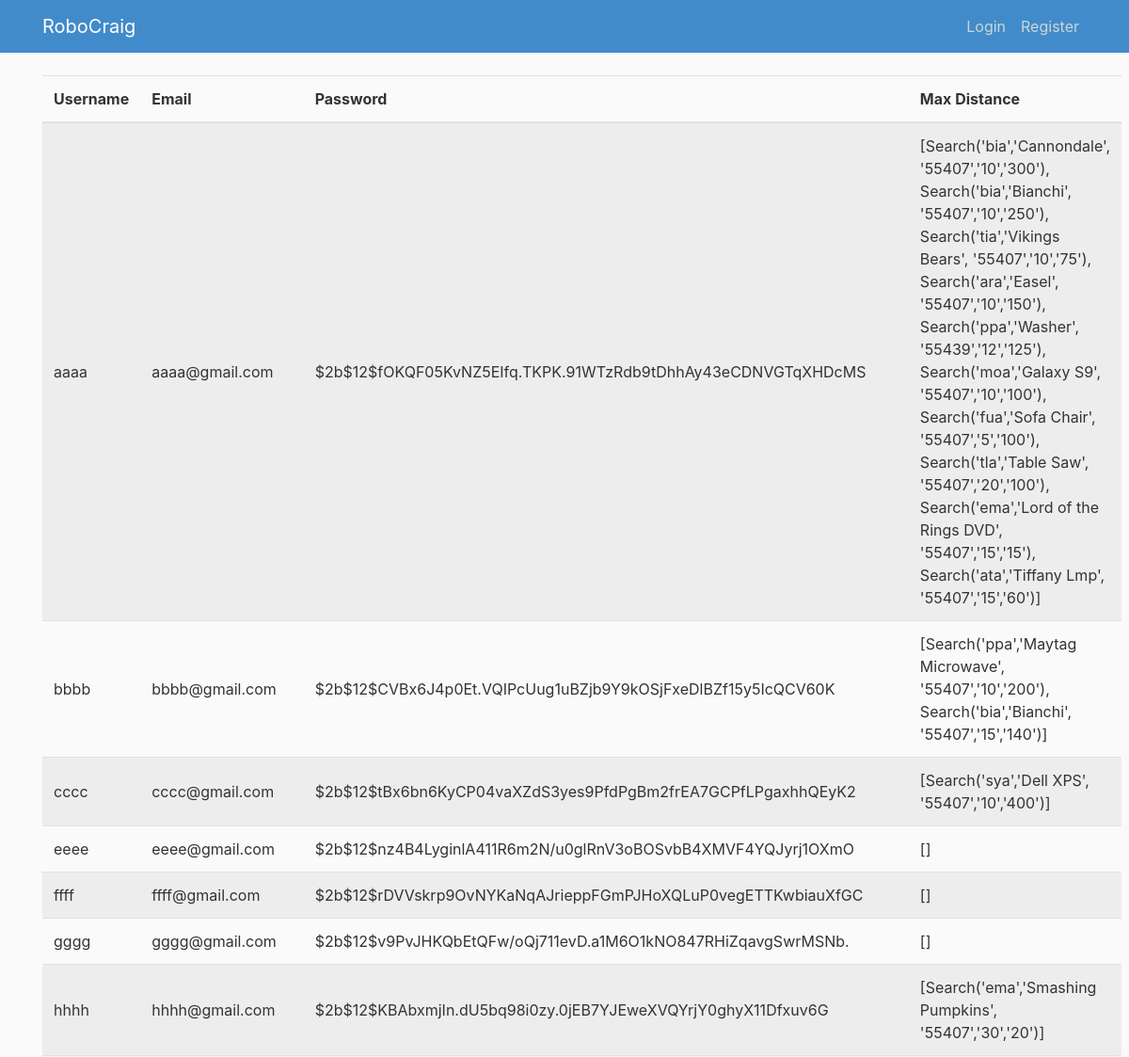
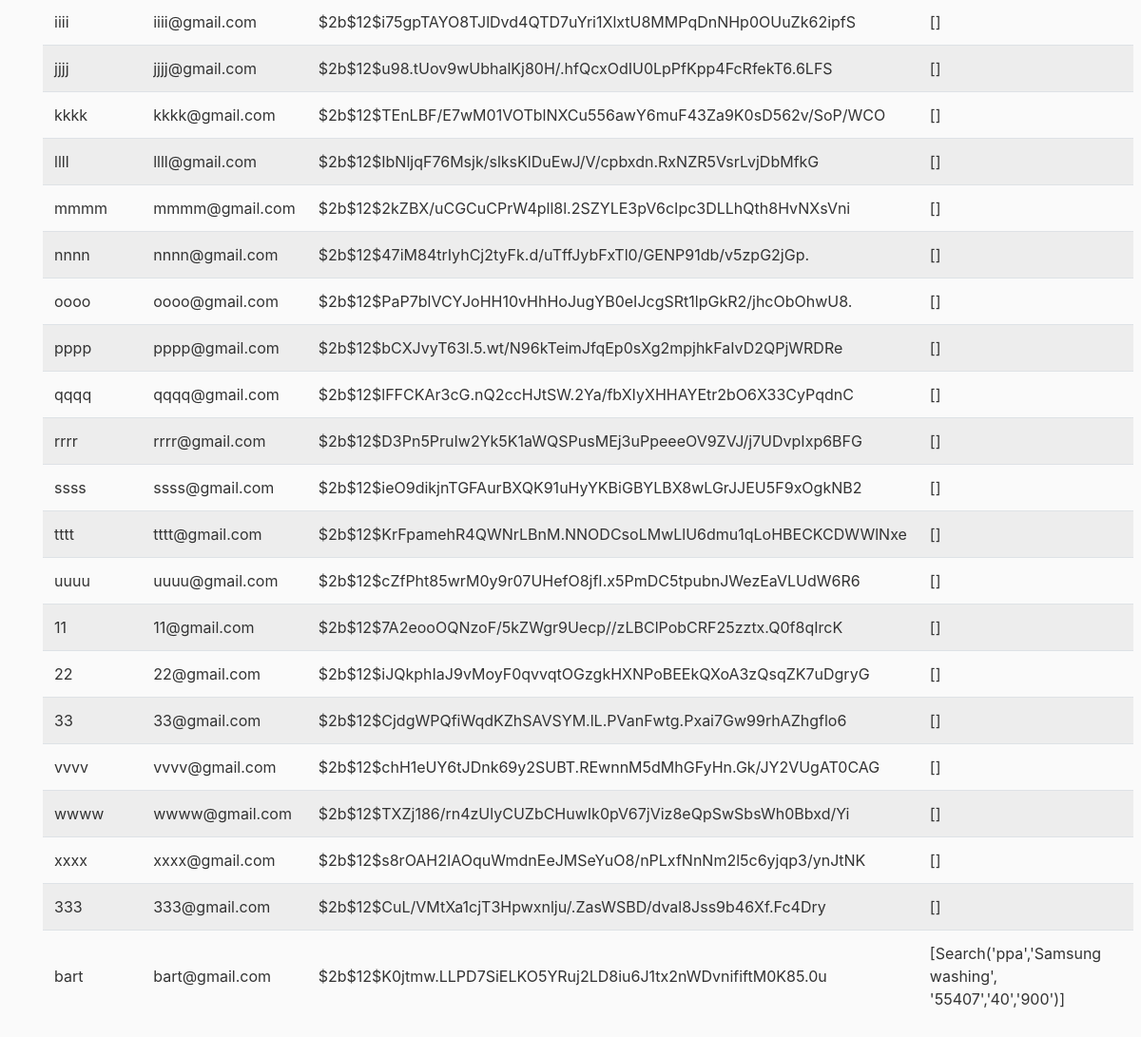
Screenshot of /userz with the database file from the repository (2 pictures, top to bottom).
### RoboCraig/models.py (models this page shows, shortened)
class User(db.Model, UserMixin):
    id = db.Column(db.Integer, primary_key=True)
    username = db.Column(db.String(20), unique=True, nullable=False)
    email = db.Column(db.String(120), unique=True, nullable=False)
    password = db.Column(db.String(60), nullable=False)
    searches = db.relationship('Searcher', backref = 'author', lazy=True)       #This is noting that there is a reference to the Searcher object

class Searcher (db.Model):
    id = db.Column(db.Integer, primary_key=True)
    category = db.Column(db.String(20), nullable=False)
    search_term = db.Column(db.String(50), nullable=False)
    zip_code = db.Column(db.String(10), nullable=False)  #Might need this to be int, or validate to 5 digits
    max_distance = db.Column(db.String(10), nullable=False)
    max_price = db.Column(db.String(10), nullable=False)
    user_id = db.Column(db.Integer, db.ForeignKey('user.id'), nullable=False)       #This is making a reference to the user_id in the users table
    def __repr__(self):
        return f"Search('{self.category}','{self.search_term}', '{self.zip_code}','{self.max_distance}','{self.max_price}')"

### RoboCraig/routes.py (the view)
@app.route("/userz")         #This route displays all saved searches from all users.  It is currently active, but will become inactive for the live project
def userz():
    users = User.query.all()         #Does a query for all Searcher objects
    return render_template('userz.html', users=users)

### RoboCraig/templates/userz.html
{% extends "layout.html" %}
{% block content %}
        <table class="table table-striped">
            <thead>
                <tr>
                    <th scope="col">Username</th>
                    <th scope="col">Email</th>
                    <th scope="col">Password</th>
                    <th scope="col">Max Distance</th>
                </tr>
            </thead>
            <tbody>
            {% for user in users %}
                <tr>
                    <td>{{ user.username }}</td>
                    <td>{{ user.email}}</td>
                    <td>{{ user.password }}</td>
                    <td>{{ user.searches }}</td>
                </tr>
            {% endfor %}
            </tbody>
        </table>
{% endblock content %}

### RoboCraig/static/main.css (style rules this page uses)
body { background: #fafafa; color: #333333; margin-top: 5rem; }
.table > tbody > tr > td { vertical-align: middle; }

### rows the page displays
User: username "aaaa", email "aaaa@gmail.com", password "$2b$12$fOKQF05KvNZ5EIfq.TKPK.91WTzRdb9tDhhAy43eCDNVGTqXHDcMS", searches "[Search('bia','Cannondale', '55407','10','300'), Search('bia','Bianchi', '55407','10','250'), Search('tia','Vikings Bears', '55407','10','75'), Search('ara','Easel', '55407','10','150'), Search('ppa','Washer', '55439','12','125'), Search('moa','Galaxy S9', '55407','10','100'), Search('fua','Sofa Chair', '55407','5','100'), Search('tla','Table Saw', '55407','20','100'), Search('ema','Lord of the Rings DVD', '55407','15','15'), Search('ata','Tiffany Lmp', '55407','15','60')]"
User: username "bbbb", email "bbbb@gmail.com", password "$2b$12$CVBx6J4p0Et.VQIPcUug1uBZjb9Y9kOSjFxeDlBZf15y5IcQCV60K", searches "[Search('ppa','Maytag Microwave', '55407','10','200'), Search('bia','Bianchi', '55407','15','140')]"
User: username "cccc", email "cccc@gmail.com", password "$2b$12$tBx6bn6KyCP04vaXZdS3yes9PfdPgBm2frEA7GCPfLPgaxhhQEyK2", searches "[Search('sya','Dell XPS', '55407','10','400')]"
User: username "eeee", email "eeee@gmail.com", password "$2b$12$nz4B4LyginlA411R6m2N/u0glRnV3oBOSvbB4XMVF4YQJyrj1OXmO", searches "[]"
User: username "ffff", email "ffff@gmail.com", password "$2b$12$rDVVskrp9OvNYKaNqAJrieppFGmPJHoXQLuP0vegETTKwbiauXfGC", searches "[]"
User: username "gggg", email "gggg@gmail.com", password "$2b$12$v9PvJHKQbEtQFw/oQj711evD.a1M6O1kNO847RHiZqavgSwrMSNb.", searches "[]"
User: username "hhhh", email "hhhh@gmail.com", password "$2b$12$KBAbxmjIn.dU5bq98i0zy.0jEB7YJEweXVQYrjY0ghyX11Dfxuv6G", searches "[Search('ema','Smashing Pumpkins', '55407','30','20')]"
User: username "iiii", email "iiii@gmail.com", password "$2b$12$i75gpTAYO8TJlDvd4QTD7uYri1XlxtU8MMPqDnNHp0OUuZk62ipfS", searches "[]"
User: username "jjjj", email "jjjj@gmail.com", password "$2b$12$u98.tUov9wUbhalKj80H/.hfQcxOdIU0LpPfKpp4FcRfekT6.6LFS", searches "[]"
User: username "kkkk", email "kkkk@gmail.com", password "$2b$12$TEnLBF/E7wM01VOTblNXCu556awY6muF43Za9K0sD562v/SoP/WCO", searches "[]"
User: username "llll", email "llll@gmail.com", password "$2b$12$IbNljqF76Msjk/slksKlDuEwJ/V/cpbxdn.RxNZR5VsrLvjDbMfkG", searches "[]"
User: username "mmmm", email "mmmm@gmail.com", password "$2b$12$2kZBX/uCGCuCPrW4pll8l.2SZYLE3pV6cIpc3DLLhQth8HvNXsVni", searches "[]"
User: username "nnnn", email "nnnn@gmail.com", password "$2b$12$47iM84trIyhCj2tyFk.d/uTffJybFxTl0/GENP91db/v5zpG2jGp.", searches "[]"
User: username "oooo", email "oooo@gmail.com", password "$2b$12$PaP7blVCYJoHH10vHhHoJugYB0eIJcgSRt1lpGkR2/jhcObOhwU8.", searches "[]"
User: username "pppp", email "pppp@gmail.com", password "$2b$12$bCXJvyT63l.5.wt/N96kTeimJfqEp0sXg2mpjhkFaIvD2QPjWRDRe", searches "[]"
User: username "qqqq", email "qqqq@gmail.com", password "$2b$12$lFFCKAr3cG.nQ2ccHJtSW.2Ya/fbXIyXHHAYEtr2bO6X33CyPqdnC", searches "[]"
User: username "rrrr", email "rrrr@gmail.com", password "$2b$12$D3Pn5PruIw2Yk5K1aWQSPusMEj3uPpeeeOV9ZVJ/j7UDvpIxp6BFG", searches "[]"
User: username "ssss", email "ssss@gmail.com", password "$2b$12$ieO9dikjnTGFAurBXQK91uHyYKBiGBYLBX8wLGrJJEU5F9xOgkNB2", searches "[]"
User: username "tttt", email "tttt@gmail.com", password "$2b$12$KrFpamehR4QWNrLBnM.NNODCsoLMwLlU6dmu1qLoHBECKCDWWlNxe", searches "[]"
User: username "uuuu", email "uuuu@gmail.com", password "$2b$12$cZfPht85wrM0y9r07UHefO8jfI.x5PmDC5tpubnJWezEaVLUdW6R6", searches "[]"
User: username "11", email "11@gmail.com", password "$2b$12$7A2eooOQNzoF/5kZWgr9Uecp//zLBClPobCRF25zztx.Q0f8qIrcK", searches "[]"
User: username "22", email "22@gmail.com", password "$2b$12$iJQkphIaJ9vMoyF0qvvqtOGzgkHXNPoBEEkQXoA3zQsqZK7uDgryG", searches "[]"
User: username "33", email "33@gmail.com", password "$2b$12$CjdgWPQfiWqdKZhSAVSYM.lL.PVanFwtg.Pxai7Gw99rhAZhgflo6", searches "[]"
User: username "vvvv", email "vvvv@gmail.com", password "$2b$12$chH1eUY6tJDnk69y2SUBT.REwnnM5dMhGFyHn.Gk/JY2VUgAT0CAG", searches "[]"
User: username "wwww", email "wwww@gmail.com", password "$2b$12$TXZj186/rn4zUlyCUZbCHuwIk0pV67jViz8eQpSwSbsWh0Bbxd/Yi", searches "[]"
User: username "xxxx", email "xxxx@gmail.com", password "$2b$12$s8rOAH2IAOquWmdnEeJMSeYuO8/nPLxfNnNm2l5c6yjqp3/ynJtNK", searches "[]"
User: username "333", email "333@gmail.com", password "$2b$12$CuL/VMtXa1cjT3Hpwxnlju/.ZasWSBD/dval8Jss9b46Xf.Fc4Dry", searches "[]"
User: username "bart", email "bart@gmail.com", password "$2b$12$K0jtmw.LLPD7SiELKO5YRuj2LD8iu6J1tx2nWDvnififtM0K85.0u", searches "[Search('ppa','Samsung washing', '55407','40','900')]"
